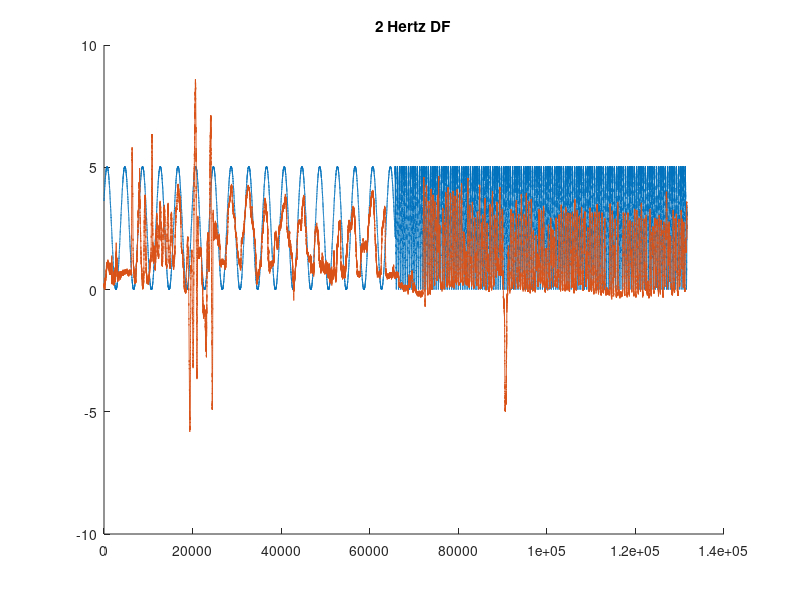
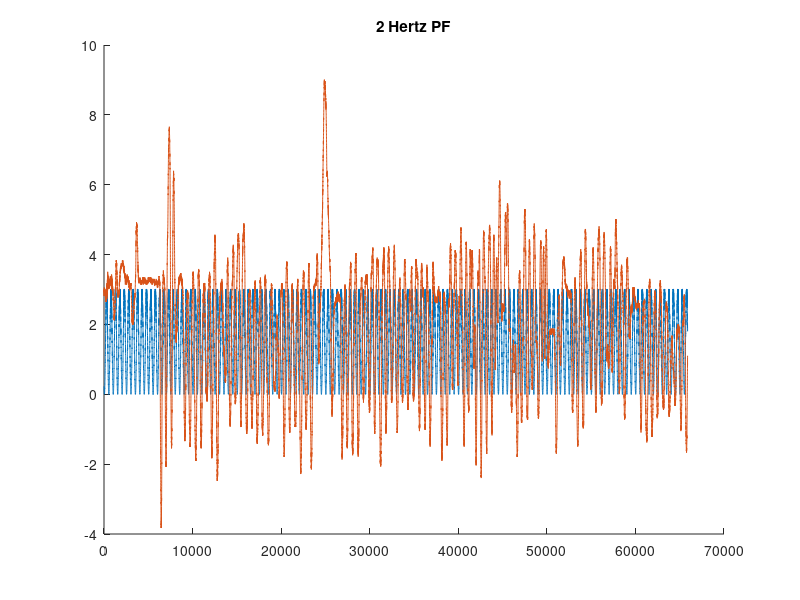

These figures' MATLAB source, in order:
%% Patient 8 -- 2 Hz, initial data loading

clear;
clc;

P8mvcDF = load('Patient8_MVC_DF.txt'); % Loading Pat 8 MVC DF data
P8mvcPF = load('Patient8_MVC_PF.txt'); % Loading Pat 8 MVC PF data

P8twoDF = load('PatNo8_VR_AnklePosNeutral_DF_2-0Hz.txt'); % patient-hz-DF or PF
P8twoPF = load('PatNo8_VR_AnklePosNeutral_PF_2-0Hz.txt');
P8twoDFPF = load('PatNo8_VR_AnklePosNeutral_DFPF_2-0Hz.txt');

%% Calling reference and measured vectors

mvcDF_measured = P8mvcDF(:,1); % calling DF MVC data for Pat7
mvcPF_measured = P8mvcPF(:,1); % calling PF MVC data for Pat8

P8twoDF_m = P8twoDF(:,1); % column 1 is measured
P8twoDF_ref = P8twoDF(:,2); % column 2 is reference
P8twoPF_m = P8twoPF(:,1);
P8twoPF_ref = P8twoPF(:,2);
P8twoDFPF_m = P8twoDFPF(:,1);
P8twoDFPF_ref = P8twoDFPF(:,2);

%% Determining zero level

zerolvltwoDF = min(P8twoDF_m(1:4500));
P8twoDF_m = P8twoDF_m - zerolvltwoDF;

zerolvltwoPF = min(P8twoPF_m(1:4500));
P8twoPF_m = P8twoPF_m - zerolvltwoPF;

zerolvltwoDFPF = min(P8twoDFPF_m(1:4500));
P8twoDFPF_m = P8twoDFPF_m - zerolvltwoDFPF;

%% Zero level DF

zerolevel1DF = round(mean(mvcDF_measured(1:4500)));
mvcDF1 = max(mvcDF_measured(5500:9500)) - zerolevel1DF;
zerolevel2DF = round(mean(mvcDF_measured(10500:24500)));
mvcDF2 = max(mvcDF_measured(25500:29500)) - zerolevel2DF;
zerolevel3DF = round(mean(mvcDF_measured(30500:44500)));
mvcDF3 = max(mvcDF_measured(45550:end)) - zerolevel3DF;

%% Zero level PF

zerolevel1PF = round(mean(mvcPF_measured(1:4500)));
mvcPF1 = min(mvcPF_measured(5500:9500)) - zerolevel1PF;
zerolevel2PF = round(mean(mvcPF_measured(10500:24500)));
mvcPF2 = min(mvcPF_measured(25500:29500)) - zerolevel2PF;
zerolevel3PF = round(mean(mvcPF_measured(30500:44500)));
mvcPF3 = min(mvcPF_measured(45550:end)) - zerolevel3PF;

%% Zero level DFPF


%% Plotting

serial2lbs_bipolar = 125/2048;
lbs2NmAt15cm = 4.448*.15;

mvcDF_serial = max([mvcDF1, mvcDF2, mvcDF3]);
mvcDF_Nm = abs(mvcDF_serial)*serial2lbs_bipolar*lbs2NmAt15cm;

mvcPF_serial = min([mvcPF1, mvcPF2, mvcPF3]);
mvcPF_Nm = abs(mvcPF_serial)*serial2lbs_bipolar*lbs2NmAt15cm;

refsigserial2NmDF = mvcDF_Nm/4096*0.2;
refsigserial2NmPF = mvcPF_Nm/4096*0.2;

clear figures;
figure(1)
title('2 Hertz DF');
hold on;
plot(P8twoDF_ref*refsigserial2NmDF);
plot(P8twoDF_m*serial2lbs_bipolar*lbs2NmAt15cm);
hold off;

figure(2)
title('2 Hertz PF');
hold on;
plot(P8twoPF_ref*refsigserial2NmPF);
plot(P8twoPF_m*serial2lbs_bipolar*lbs2NmAt15cm+2); % plus 2 fudge factor??
hold off;





